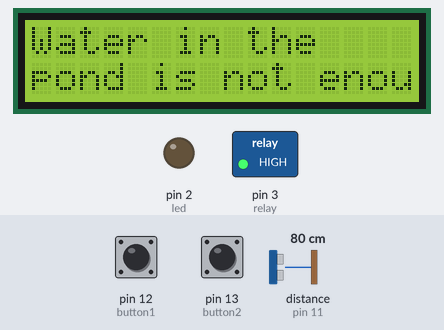
A sketch run on a simulated Arduino Uno, built with avr-gcc and run on an emulated ATmega328P. Shown: 16×2 character LCD, switched loads named in the sketch (green lamp = pin HIGH), output pins drawn as LEDs (lit = HIGH). Wiring (inferred from the names in the program): ultrasonic range finder: trigger pin 10; echo pin 11. The test bench sets the inputs (shaded band); at power-on: pin 12 (button1) LOW, distance to the obstacle (sensor on pin 11) 80 cm, pin 13 (button2) LOW. The echo pulse lasts 58.3 µs per cm; pins used as bus, display or sensor lines are not drawn; what the sketch prints to the serial monitor is not drawn.

Above: at 4.4 s.
4.5 s: pin 12 (button1) pulled HIGH for 0.25 s
At 6.3 s:
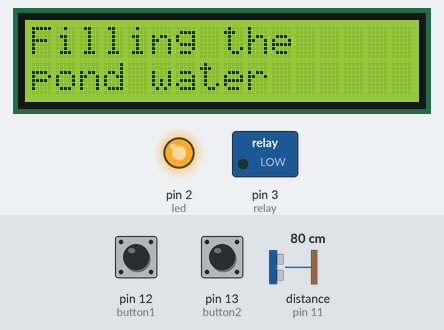
7.7 s: distance to the obstacle (sensor on pin 11) set to 9 cm
At 9.1 s:
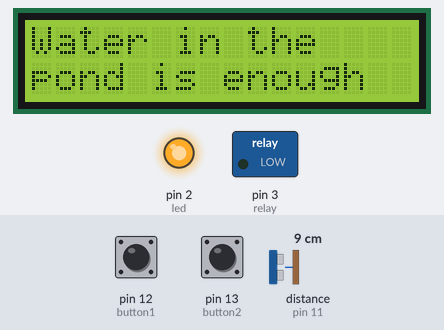
10.7 s: pin 13 (button2) pulled HIGH for 3.2 s
At 11.6 s:
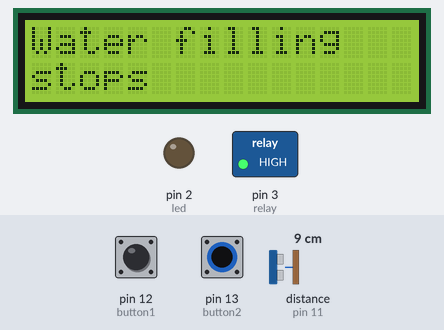
16.9 s: pin 13 (button2) pulled HIGH for 0.25 s
20.1 s: pin 13 (button2) pulled HIGH for 1 s
Timing chart, 0 to 23.1 s (numbered marks = the images above; inputs shaded):
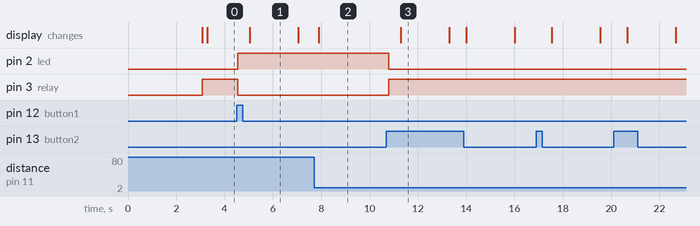

Measured:
- after the input at 4.5 s, pin 2 (led): LOW → HIGH at once; pin 3 (relay): HIGH → LOW at once; the display: changes after 0.55 s (image 1)
- after the input at 7.7 s, the display: changes after 0.20 s (image 2)
- after the input at 10.7 s, pin 2 (led): HIGH → LOW after 0.09 s; pin 3 (relay): LOW → HIGH after 0.09 s; the display: changes after 0.60 s (image 3)
- what the display in image 1 shows lasts 2.1 s, from 5.0 s to 7.1 s

The sketch:

Fish_Pond_Water_Notification.ino
```cpp
#include <LiquidCrystal.h>

const int RS=8, EN=9, D4=4, D5=5, D6=6, D7=7;
LiquidCrystal lcd(RS, EN, D4, D5, D6, D7);

const int trig = 10;
const int echo = 11;
const int led = 2;
const int relay = 3;
const int button1 = 12;
const int button2 = 13;
long duration;
int buttonstate1, buttonstate2, distance;

void setup() {
  // put your setup code here, to run once:
pinMode(trig, OUTPUT);
pinMode(led, OUTPUT);
pinMode(relay, OUTPUT);
pinMode(button1, INPUT);
pinMode(button2, INPUT);
pinMode(echo, INPUT);
Serial.begin(9600);
lcd.begin(16,2);
lcd.setCursor(2,0);
lcd.print("Welcome Back");
lcd.setCursor(5,1);
lcd.print("Master");
delay(3000);
lcd.clear();
digitalWrite(relay, HIGH);
delay(200);
}

void loop() {
  // put your main code here, to run repeatedly:
buttonstate1 = digitalRead(button1);
buttonstate2 = digitalRead(button2);

digitalWrite(trig, LOW);
delayMicroseconds(2);
digitalWrite(trig, HIGH);
delayMicroseconds(10);
digitalWrite(trig, LOW);

duration = pulseIn(echo, HIGH);
distance = duration*(0.034/2);

Serial.print("Distance: ");
Serial.println(distance);

if (buttonstate1 == HIGH && buttonstate2 == LOW){
  digitalWrite(relay, LOW);   //the relay is on because the relay is active LOW
  digitalWrite(led, HIGH);
  delay(500);
  lcd.clear();
  lcd.setCursor(0,0);
  lcd.print("Filling the");
  lcd.setCursor(0,1);
  lcd.print("pond water");
  delay(2000);
}
else if (buttonstate1 == LOW && buttonstate2 == HIGH){
  digitalWrite(relay, HIGH);  //the relay is off
  digitalWrite(led, LOW);
  delay(500);
  lcd.clear();
  lcd.setCursor(0,0);
  lcd.print("Water filling");
  lcd.setCursor(0,1);
  lcd.print("stops");
  delay(2000);
}
if (distance <= 20){
  lcd.clear();
  lcd.setCursor(0,0);
  lcd.print("Water in the");
  lcd.setCursor(0,1);
  lcd.print("pond is enough");
  delay(200);
}
else if (distance >= 60){
  lcd.clear();
  lcd.setCursor(0,0);
  lcd.print("Water in the");
  lcd.setCursor(0,1);
  lcd.print("pond is not enough");
  delay(200);
}
}
```
